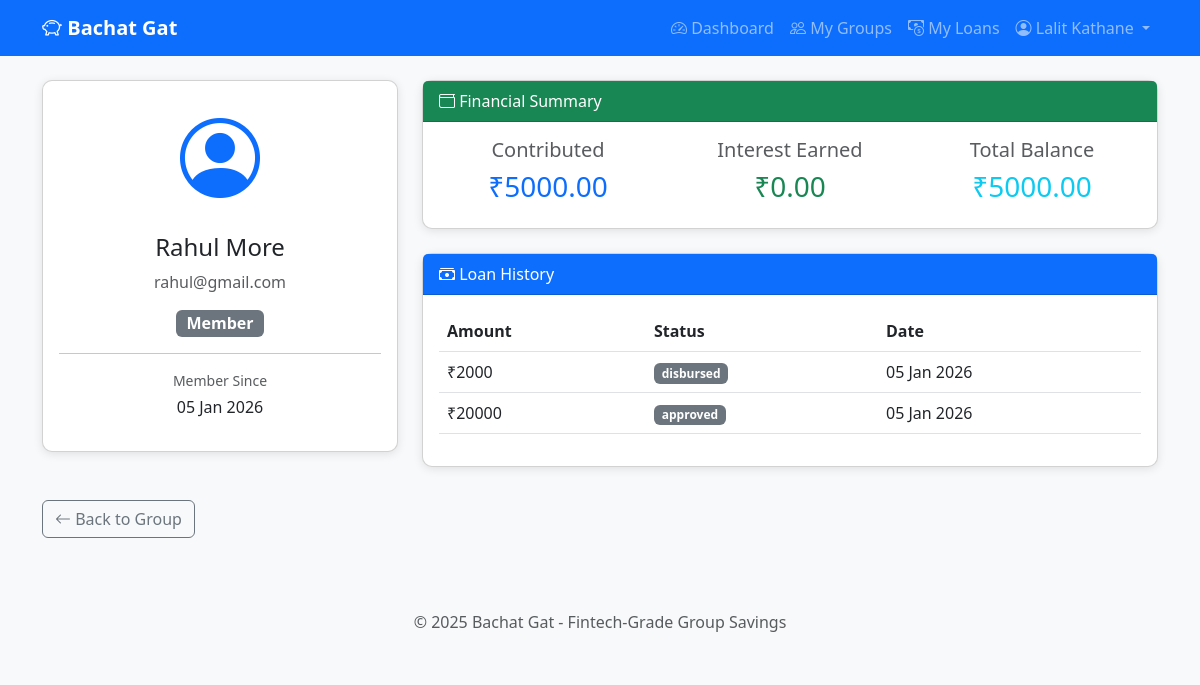
The page /groups/1/member/3 (signed in) on the database as committed earlier.
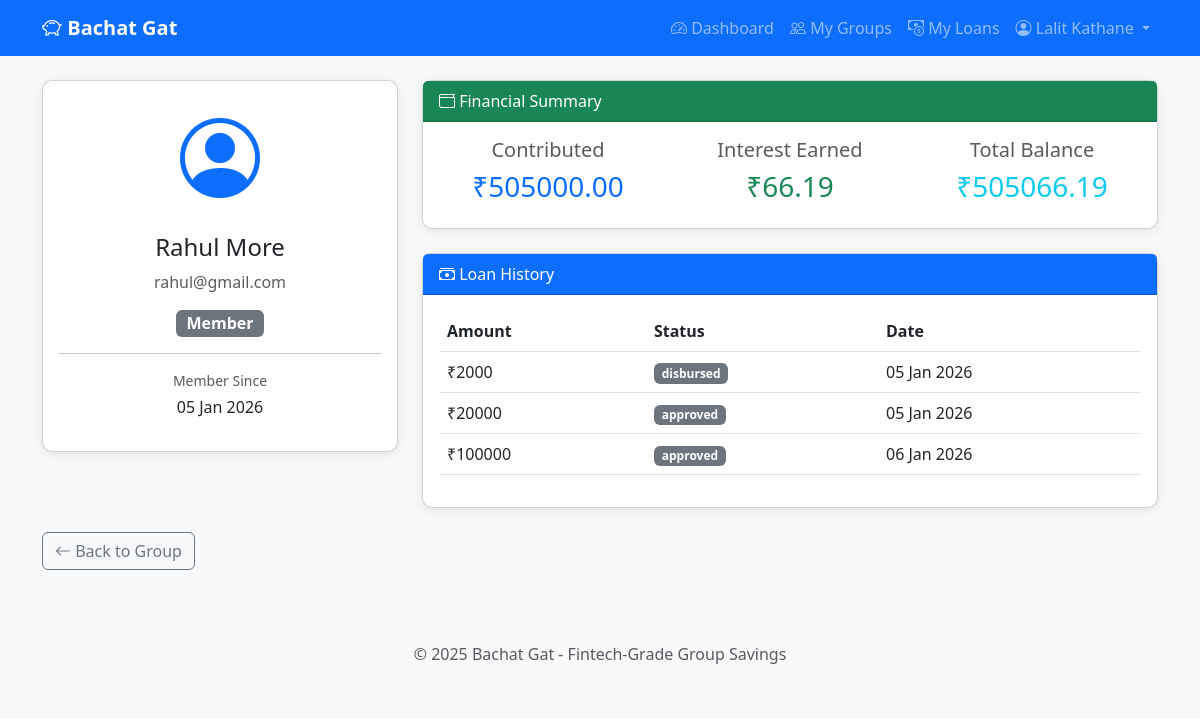
The same page on the database as committed later.
### app/models.py (models this page shows, shortened)
class MemberLedger(db.Model):
    __tablename__ = 'member_ledgers'
    id = db.Column(db.Integer, primary_key=True)
    wallet_id = db.Column(db.Integer, db.ForeignKey('group_wallets.id'), nullable=False)
    user_id = db.Column(db.Integer, db.ForeignKey('users.id'), nullable=False)
    principal_contributed = db.Column(db.Float, default=0.0, nullable=False)
    interest_earned = db.Column(db.Float, default=0.0, nullable=False)
    total_balance = db.Column(db.Float, default=0.0, nullable=False)  # principal + interest
    last_contribution_at = db.Column(db.DateTime, nullable=True)
    last_interest_credit_at = db.Column(db.DateTime, nullable=True)
    created_at = db.Column(db.DateTime, default=datetime.utcnow)
    updated_at = db.Column(db.DateTime, default=datetime.utcnow, onupdate=datetime.utcnow)
    __table_args__ = (
        db.UniqueConstraint('wallet_id', 'user_id', name='unique_member_ledger'),
    )

class LoanRequest(db.Model):
    __tablename__ = 'loan_requests'
    id = db.Column(db.Integer, primary_key=True)
    group_id = db.Column(db.Integer, db.ForeignKey('groups.id'), nullable=False)
    requested_by = db.Column(db.Integer, db.ForeignKey('users.id'), nullable=False)
    amount = db.Column(db.Float, nullable=False)
    reason = db.Column(db.String(500), nullable=False)
    status = db.Column(db.String(20), default=LoanStatus.PENDING.value, nullable=False)
    total_eligible_voters = db.Column(db.Integer, nullable=False)
    required_approvals = db.Column(db.Integer, nullable=False)
    interest_rate = db.Column(db.Float, nullable=True)  # Annual %
    loan_duration_months = db.Column(db.Integer, nullable=True)
    repayment_type = db.Column(db.String(20), nullable=True)  # 'emi' or 'bullet'
    approved_amount = db.Column(db.Float, nullable=True)
    total_interest = db.Column(db.Float, nullable=True)
    total_repayable = db.Column(db.Float, nullable=True)  # principal + interest
    emi_amount = db.Column(db.Float, nullable=True)
    approved_at = db.Column(db.DateTime, nullable=True)
    approved_by = db.Column(db.Integer, db.ForeignKey('users.id'), nullable=True)
    rejected_at = db.Column(db.DateTime, nullable=True)
    rejected_by = db.Column(db.Integer, db.ForeignKey('users.id'), nullable=True)
    disbursed_at = db.Column(db.DateTime, nullable=True)
    disbursed_by = db.Column(db.Integer, db.ForeignKey('users.id'), nullable=True)
    completed_at = db.Column(db.DateTime, nullable=True)
    total_principal_repaid = db.Column(db.Float, default=0.0, nullable=False)
    total_interest_repaid = db.Column(db.Float, default=0.0, nullable=False)
    total_repaid = db.Column(db.Float, default=0.0, nullable=False)
    is_active = db.Column(db.Boolean, default=True, nullable=False)
    deleted_at = db.Column(db.DateTime, nullable=True)
    created_at = db.Column(db.DateTime, default=datetime.utcnow)
    updated_at = db.Column(db.DateTime, default=datetime.utcnow, onupdate=datetime.utcnow)
    approvals = db.relationship('LoanApproval', backref='loan_request', lazy='dynamic')
    repayments = db.relationship('LoanRepayment', backref='loan', lazy='dynamic')
    emi_schedule = db.relationship('EMISchedule', backref='loan', lazy='dynamic',
                                   order_by='EMISchedule.installment_number')
    interest_distributions = db.relationship('InterestDistribution', backref='loan', lazy='dynamic')
    VALID_TRANSITIONS = {
        LoanStatus.PENDING.value: [LoanStatus.APPROVED.value, LoanStatus.REJECTED.value],
        LoanStatus.APPROVED.value: [LoanStatus.DISBURSED.value, LoanStatus.REJECTED.value],
        LoanStatus.REJECTED.value: [],  # Terminal state
        LoanStatus.DISBURSED.value: [LoanStatus.COMPLETED.value],
        LoanStatus.COMPLETED.value: [],  # Terminal state
    }

### app/routes/groups.py (the view)
@groups_bp.route('/groups/<int:group_id>/member/<int:user_id>')
@login_required
def view_member(group_id, user_id):
    group = Group.query.get_or_404(group_id)
    if not is_group_member(current_user.id, group_id):
        flash('You are not a member of this group!', 'danger')
        return redirect(url_for('groups.list_groups'))
    member = User.query.get_or_404(user_id)
    membership = GroupMember.query.filter_by(
        group_id=group_id,
        user_id=user_id,
        is_active=True
    ).first_or_404()
    from app.models import MemberLedger
    ledger = MemberLedger.query.filter_by(
        wallet_id=group.wallet.id,
        user_id=user_id
    ).first()
    from app.models import LoanRequest
    loans = LoanRequest.query.filter_by(
        group_id=group_id,
        requested_by=user_id,
        is_active=True
    ).all()
    return render_template(
        'groups/member_profile.html',
        group=group,
        member=member,
        membership=membership,
        ledger=ledger,
        loans=loans
    )

### app/__init__.py (called while the page is built)
def create_app():
    app = Flask(__name__)
    app.config.from_object(Config)
    db.init_app(app)
    login_manager.init_app(app)
    from app.models import User
    @login_manager.user_loader
    def load_user(user_id):
        return User.query.get(int(user_id))
    from app.routes.auth import auth_bp
    from app.routes.groups import groups_bp
    from app.routes.loans import loans_bp
    from app.routes.wallet import wallet_bp
    from app.routes.admin import admin_bp  # NEW
    app.register_blueprint(auth_bp)
    app.register_blueprint(groups_bp)
    app.register_blueprint(loans_bp)
    app.register_blueprint(wallet_bp)
    app.register_blueprint(admin_bp)  # NEW
    with app.app_context():
        db.create_all()
        print("✅ Database tables created!")
    return app

### app/services/authorization_service.py (called while the page is built)
def is_group_member(user_id, group_id):
    membership = GroupMember.query.filter_by(
        user_id=user_id,
        group_id=group_id,
        is_active=True
    ).first()
    return membership is not None

### app/templates/groups/member_profile.html (shortened to what this page needs)
{% extends 'base.html' %}
{% block content %}
<div class="row">
    <div class="col-md-4 mb-4">
        <div class="card">
            <div class="card-body text-center">
                <i class="bi bi-person-circle text-primary" style="font-size: 5rem;"></i>
                <h4 class="mt-3">{{ member.name }}</h4>
                <p class="text-muted">{{ member.email }}</p>
                {% if membership.role == 'admin' %}
                <span class="badge bg-warning text-dark fs-6">Admin</span>
                {% else %}
                <span class="badge bg-secondary fs-6">Member</span>
                {% endif %}
                <hr>
                <p class="text-muted small mb-1">Member Since</p>
                <p>{{ membership.joined_at.strftime('%d %b %Y') }}</p>
            </div>
        </div>
    </div>
    <div class="col-md-8">
        {% if ledger %}
        <div class="card mb-4">
            <div class="card-header bg-success text-white">
                <i class="bi bi-wallet"></i> Financial Summary
            </div>
            <div class="card-body">
                <div class="row text-center">
                    <div class="col-md-4">
                        <h5 class="text-muted">Contributed</h5>
                        <h3 class="text-primary">₹{{ "%.2f"|format(ledger.principal_contributed) }}</h3>
                    </div>
                    <div class="col-md-4">
                        <h5 class="text-muted">Interest Earned</h5>
                        <h3 class="text-success">₹{{ "%.2f"|format(ledger.interest_earned) }}</h3>
                    </div>
                    <div class="col-md-4">
                        <h5 class="text-muted">Total Balance</h5>
                        <h3 class="text-info">₹{{ "%.2f"|format(ledger.total_balance) }}</h3>
                    </div>
                </div>
            </div>
        </div>
        {% endif %}
        <div class="card">
            <div class="card-header bg-primary text-white">
                <i class="bi bi-cash-stack"></i> Loan History
            </div>
            <div class="card-body">
                {% if loans %}
                <div class="table-responsive">
                    <table class="table">
                        <thead>
                            <tr>
                                <th>Amount</th>
                                <th>Status</th>
                                <th>Date</th>
                            </tr>
                        </thead>
                        <tbody>
                            {% for loan in loans %}
                            <tr>
                                <td>₹{{ "%.0f"|format(loan.amount) }}</td>
                                <td><span class="badge bg-secondary">{{ loan.status }}</span></td>
                                <td>{{ loan.created_at.strftime('%d %b %Y') }}</td>
                            </tr>
                            {% endfor %}
                        </tbody>
                    </table>
                </div>
                {% else %}
                <p class="text-muted text-center py-3 mb-0">No loans yet.</p>
                {% endif %}
            </div>
        </div>
    </div>
</div>
<div class="mt-4">
    <a href="{{ url_for('groups.view_group', group_id=group.id) }}" class="btn btn-outline-secondary">
        <i class="bi bi-arrow-left"></i> Back to Group
    </a>
</div>
{% endblock %}

Rows that differ between the two databases and show on the page:
changed MemberLedger: principal_contributed "5000.00" → "505000.00"; interest_earned "0.00" → "66.19"; total_balance "5000.00" → "505066.19"
added LoanRequest: amount "100000", status "approved", created_at "06 Jan 2026"
